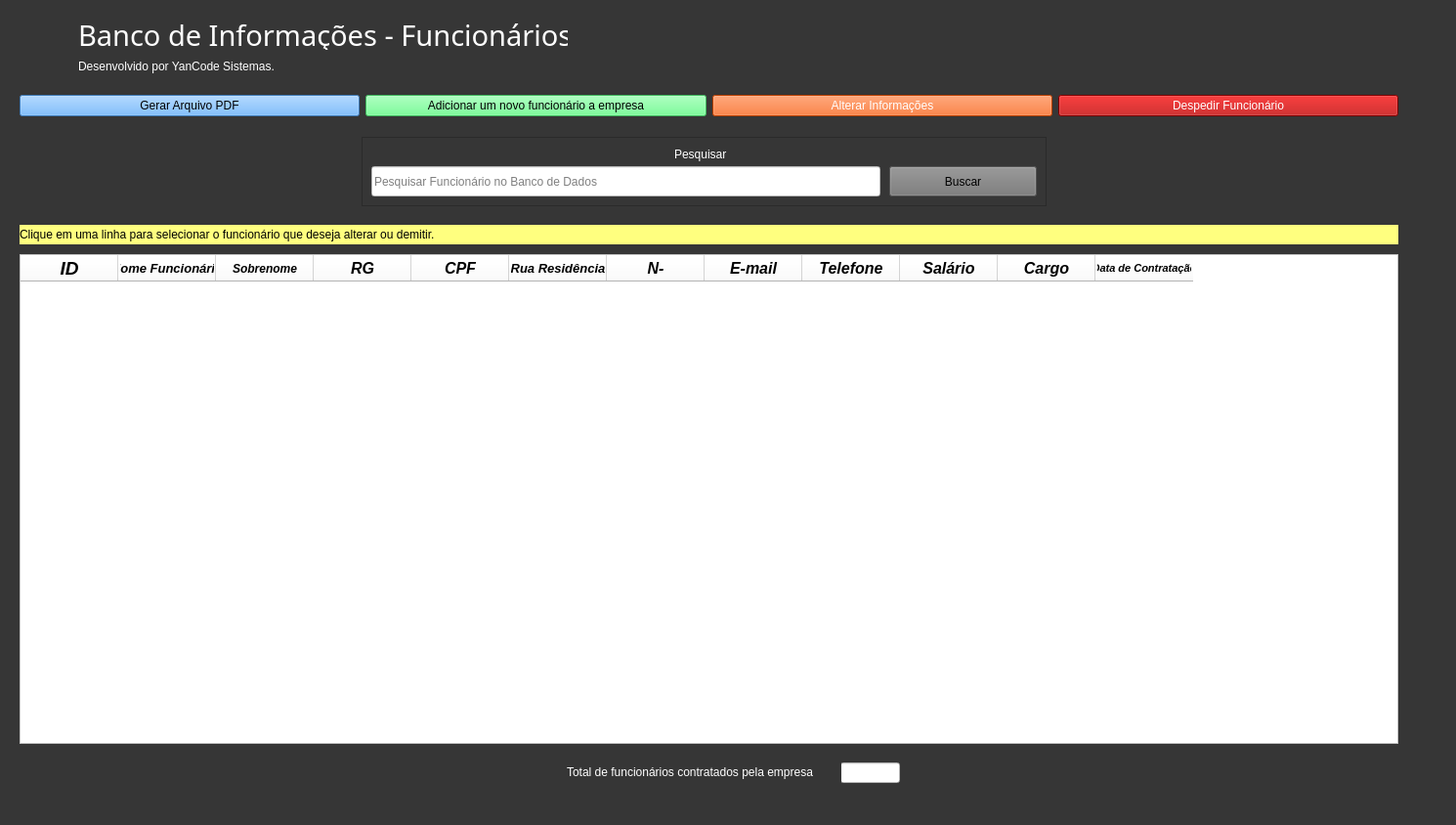
<?xml version="1.0" encoding="UTF-8"?>
<ui version="4.0">
 <class>MainWindow</class>
 <widget class="QMainWindow" name="MainWindow">
  <property name="geometry">
   <rect>
    <x>0</x>
    <y>0</y>
    <width>1490</width>
    <height>844</height>
   </rect>
  </property>
  <property name="font">
   <font>
    <family>Microsoft YaHei UI Light</family>
   </font>
  </property>
  <property name="contextMenuPolicy">
   <enum>Qt::DefaultContextMenu</enum>
  </property>
  <property name="windowTitle">
   <string>Banco de Dados - Funcionários</string>
  </property>
  <property name="styleSheet">
   <string notr="true">background-color: rgb(54, 54, 54);</string>
  </property>
  <widget class="QWidget" name="centralwidget">
   <widget class="QTableWidget" name="tableWidget">
    <property name="enabled">
     <bool>true</bool>
    </property>
    <property name="geometry">
     <rect>
      <x>20</x>
      <y>260</y>
      <width>1411</width>
      <height>501</height>
     </rect>
    </property>
    <property name="sizePolicy">
     <sizepolicy hsizetype="Expanding" vsizetype="Expanding">
      <horstretch>0</horstretch>
      <verstretch>0</verstretch>
     </sizepolicy>
    </property>
    <property name="autoFillBackground">
     <bool>false</bool>
    </property>
    <property name="styleSheet">
     <string notr="true">color: rgb(0, 0, 0);
background-color: rgb(255, 255, 255);</string>
    </property>
    <property name="autoScroll">
     <bool>true</bool>
    </property>
    <property name="autoScrollMargin">
     <number>16</number>
    </property>
    <property name="tabKeyNavigation">
     <bool>true</bool>
    </property>
    <property name="showGrid">
     <bool>true</bool>
    </property>
    <property name="gridStyle">
     <enum>Qt::SolidLine</enum>
    </property>
    <property name="sortingEnabled">
     <bool>false</bool>
    </property>
    <attribute name="horizontalHeaderVisible">
     <bool>true</bool>
    </attribute>
    <attribute name="horizontalHeaderCascadingSectionResizes">
     <bool>false</bool>
    </attribute>
    <attribute name="horizontalHeaderShowSortIndicator" stdset="0">
     <bool>false</bool>
    </attribute>
    <column>
     <property name="text">
      <string>ID</string>
     </property>
     <property name="font">
      <font>
       <pointsize>14</pointsize>
       <weight>75</weight>
       <italic>true</italic>
       <bold>true</bold>
      </font>
     </property>
    </column>
    <column>
     <property name="text">
      <string>Nome Funcionário</string>
     </property>
     <property name="font">
      <font>
       <pointsize>10</pointsize>
       <weight>75</weight>
       <italic>true</italic>
       <bold>true</bold>
      </font>
     </property>
    </column>
    <column>
     <property name="text">
      <string>Sobrenome</string>
     </property>
     <property name="font">
      <font>
       <pointsize>9</pointsize>
       <weight>75</weight>
       <italic>true</italic>
       <bold>true</bold>
      </font>
     </property>
    </column>
    <column>
     <property name="text">
      <string>RG</string>
     </property>
     <property name="font">
      <font>
       <pointsize>12</pointsize>
       <weight>75</weight>
       <italic>true</italic>
       <bold>true</bold>
      </font>
     </property>
    </column>
    <column>
     <property name="text">
      <string>CPF</string>
     </property>
     <property name="font">
      <font>
       <pointsize>12</pointsize>
       <weight>75</weight>
       <italic>true</italic>
       <bold>true</bold>
      </font>
     </property>
    </column>
    <column>
     <property name="text">
      <string>Rua Residência</string>
     </property>
     <property name="font">
      <font>
       <pointsize>10</pointsize>
       <weight>75</weight>
       <italic>true</italic>
       <bold>true</bold>
      </font>
     </property>
    </column>
    <column>
     <property name="text">
      <string>N-</string>
     </property>
     <property name="font">
      <font>
       <pointsize>12</pointsize>
       <weight>75</weight>
       <italic>true</italic>
       <bold>true</bold>
      </font>
     </property>
    </column>
    <column>
     <property name="text">
      <string>E-mail</string>
     </property>
     <property name="font">
      <font>
       <pointsize>12</pointsize>
       <weight>75</weight>
       <italic>true</italic>
       <bold>true</bold>
      </font>
     </property>
    </column>
    <column>
     <property name="text">
      <string>Telefone</string>
     </property>
     <property name="font">
      <font>
       <pointsize>12</pointsize>
       <weight>75</weight>
       <italic>true</italic>
       <bold>true</bold>
      </font>
     </property>
    </column>
    <column>
     <property name="text">
      <string>Salário</string>
     </property>
     <property name="font">
      <font>
       <pointsize>12</pointsize>
       <weight>75</weight>
       <italic>true</italic>
       <bold>true</bold>
      </font>
     </property>
    </column>
    <column>
     <property name="text">
      <string>Cargo</string>
     </property>
     <property name="font">
      <font>
       <pointsize>12</pointsize>
       <weight>75</weight>
       <italic>true</italic>
       <bold>true</bold>
      </font>
     </property>
    </column>
    <column>
     <property name="text">
      <string>Data de Contratação</string>
     </property>
     <property name="font">
      <font>
       <pointsize>8</pointsize>
       <weight>75</weight>
       <italic>true</italic>
       <bold>true</bold>
      </font>
     </property>
    </column>
   </widget>
   <widget class="QWidget" name="horizontalLayoutWidget">
    <property name="geometry">
     <rect>
      <x>20</x>
      <y>90</y>
      <width>1411</width>
      <height>36</height>
     </rect>
    </property>
    <layout class="QHBoxLayout" name="horizontalLayout">
     <item>
      <widget class="QPushButton" name="pushButton_4">
       <property name="styleSheet">
        <string notr="true">background-color: rgb(255, 255, 255);
background-color: rgb(85, 170, 255);
font: 75 italic 11pt &quot;Arial&quot;;</string>
       </property>
       <property name="text">
        <string>Gerar Arquivo PDF</string>
       </property>
      </widget>
     </item>
     <item>
      <widget class="QPushButton" name="pushButton_8">
       <property name="styleSheet">
        <string notr="true">background-color: rgb(85, 255, 127);
font: 75 italic 11pt &quot;Arial&quot;;
</string>
       </property>
       <property name="text">
        <string>Adicionar um novo funcionário a empresa</string>
       </property>
      </widget>
     </item>
     <item>
      <widget class="QPushButton" name="pushButton_2">
       <property name="styleSheet">
        <string notr="true">background-color: rgb(255, 85, 0);
color: rgb(255, 255, 255);
font: 75 italic 11pt &quot;Arial&quot;;</string>
       </property>
       <property name="text">
        <string>Alterar Informações</string>
       </property>
      </widget>
     </item>
     <item>
      <widget class="QPushButton" name="pushButton">
       <property name="styleSheet">
        <string notr="true">
background-color: rgb(177, 0, 0);
font: 75 italic 11pt &quot;Arial&quot;;
color: rgb(255, 255, 255);</string>
       </property>
       <property name="text">
        <string>Despedir Funcionário</string>
       </property>
      </widget>
     </item>
    </layout>
   </widget>
   <widget class="QLabel" name="label">
    <property name="geometry">
     <rect>
      <x>80</x>
      <y>20</y>
      <width>501</width>
      <height>31</height>
     </rect>
    </property>
    <property name="font">
     <font>
      <family>MV Boli</family>
      <pointsize>22</pointsize>
      <italic>false</italic>
     </font>
    </property>
    <property name="styleSheet">
     <string notr="true">color: rgb(255, 255, 255);</string>
    </property>
    <property name="text">
     <string>Banco de Informações - Funcionários</string>
    </property>
   </widget>
   <widget class="QLabel" name="label_2">
    <property name="geometry">
     <rect>
      <x>80</x>
      <y>60</y>
      <width>391</width>
      <height>16</height>
     </rect>
    </property>
    <property name="styleSheet">
     <string notr="true">color: rgb(255, 255, 255);
font: 11pt &quot;Segoe Print&quot;;</string>
    </property>
    <property name="text">
     <string>Desenvolvido por YanCode Sistemas.</string>
    </property>
   </widget>
   <widget class="QColumnView" name="columnView">
    <property name="geometry">
     <rect>
      <x>370</x>
      <y>140</y>
      <width>701</width>
      <height>71</height>
     </rect>
    </property>
   </widget>
   <widget class="QLineEdit" name="lineEdit">
    <property name="geometry">
     <rect>
      <x>380</x>
      <y>170</y>
      <width>521</width>
      <height>31</height>
     </rect>
    </property>
    <property name="styleSheet">
     <string notr="true">background-color: rgb(255, 255, 255);
font: italic 10pt &quot;Arial&quot;;
color: rgb(0, 0, 0);</string>
    </property>
    <property name="text">
     <string/>
    </property>
    <property name="placeholderText">
     <string>Pesquisar Funcionário no Banco de Dados</string>
    </property>
   </widget>
   <widget class="QPushButton" name="pushButton_5">
    <property name="geometry">
     <rect>
      <x>910</x>
      <y>170</y>
      <width>151</width>
      <height>31</height>
     </rect>
    </property>
    <property name="styleSheet">
     <string notr="true">
background-color: rgb(118, 118, 118);
font: 75 italic 11pt &quot;Arial&quot;;</string>
    </property>
    <property name="text">
     <string>Buscar</string>
    </property>
   </widget>
   <widget class="QLabel" name="label_3">
    <property name="geometry">
     <rect>
      <x>690</x>
      <y>150</y>
      <width>61</width>
      <height>16</height>
     </rect>
    </property>
    <property name="styleSheet">
     <string notr="true">color: rgb(255, 255, 255);
font: 75 italic 10pt &quot;Arial&quot;;</string>
    </property>
    <property name="text">
     <string>Pesquisar</string>
    </property>
   </widget>
   <widget class="QLineEdit" name="lineEdit_2">
    <property name="geometry">
     <rect>
      <x>860</x>
      <y>780</y>
      <width>61</width>
      <height>21</height>
     </rect>
    </property>
    <property name="styleSheet">
     <string notr="true">background-color: rgb(255, 255, 255);
font: 11pt &quot;MS Gothic&quot;;</string>
    </property>
   </widget>
   <widget class="QLabel" name="label_4">
    <property name="geometry">
     <rect>
      <x>580</x>
      <y>780</y>
      <width>281</width>
      <height>20</height>
     </rect>
    </property>
    <property name="styleSheet">
     <string notr="true">font: italic 10pt &quot;MS Sans Serif&quot;;
color: rgb(255, 255, 255);</string>
    </property>
    <property name="text">
     <string>Total de funcionários contratados pela empresa</string>
    </property>
   </widget>
   <widget class="QLabel" name="label_5">
    <property name="geometry">
     <rect>
      <x>20</x>
      <y>230</y>
      <width>1411</width>
      <height>20</height>
     </rect>
    </property>
    <property name="styleSheet">
     <string notr="true">font: italic 10pt &quot;MS Sans Serif&quot;;
background-color: rgb(255, 255, 127);
</string>
    </property>
    <property name="text">
     <string>Clique em uma linha para selecionar o funcionário que deseja alterar ou demitir.</string>
    </property>
   </widget>
  </widget>
  <widget class="QMenuBar" name="menubar">
   <property name="geometry">
    <rect>
     <x>0</x>
     <y>0</y>
     <width>1490</width>
     <height>21</height>
    </rect>
   </property>
  </widget>
  <widget class="QStatusBar" name="statusbar"/>
 </widget>
 <resources/>
 <connections/>
</ui>
